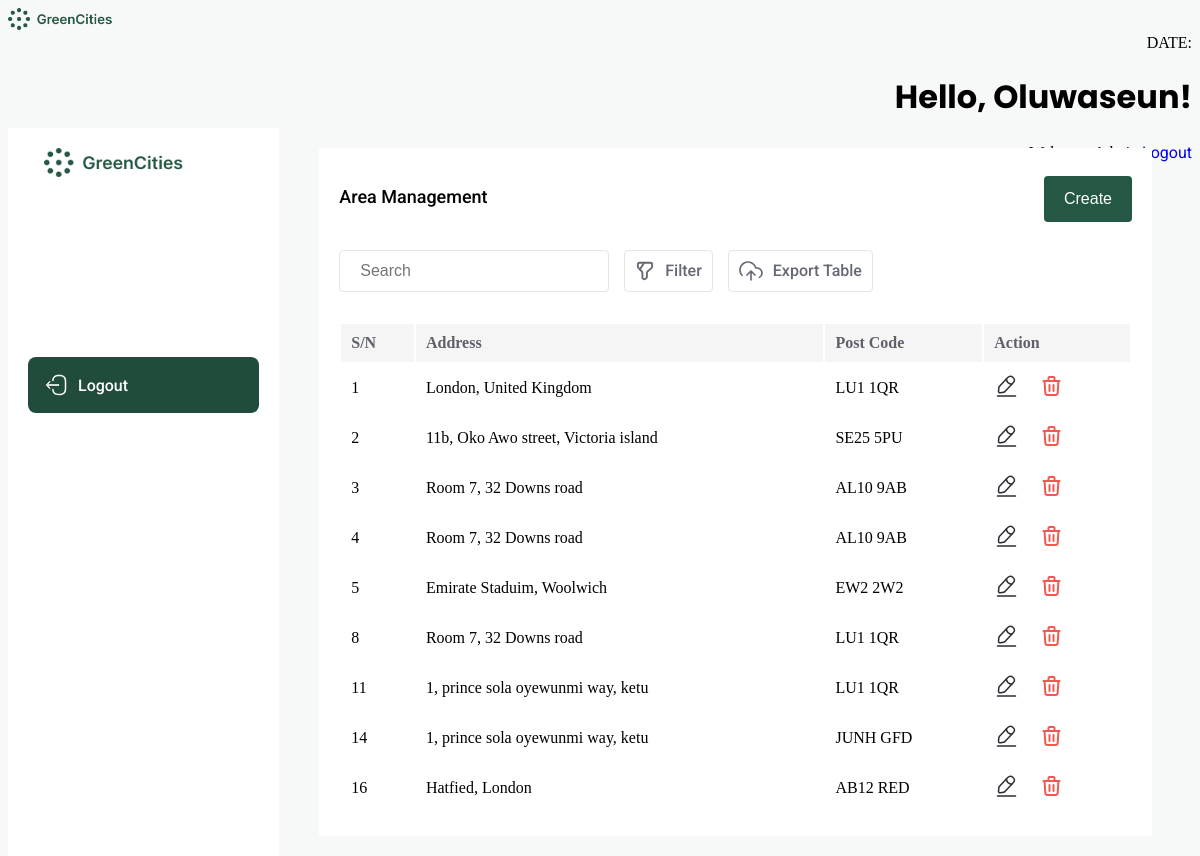
Screenshot of /area/index.php (signed in) with the database file from the repository.
### tables this page shows
CREATE TABLE `area` (
  `id` int(11) NOT NULL,
  `address` text NOT NULL,
  `postcode` varchar(10) NOT NULL,
  `user_id` int(11) NOT NULL
);

### area/index.php (the view, shortened to what this page needs)
<?php
$servername = "localhost";
$username = "root";
$password = "";
$dbname = "Green Alliance";
$conn = new mysqli($servername, $username, $password, $dbname);
$areaListQuery = "SELECT * FROM `area`";
$areaListResult = $conn->query($areaListQuery);
$areaListData = [];
if ($areaListResult->num_rows > 0) {
    while ($row = $areaListResult->fetch_assoc()) {
        $areaAddress = $row['address'];
        $areaPostCode = $row['postcode'];
        $areaId = $row['id'];
        $myMap = [
            "id" => $areaId,
            "postcode" => $areaPostCode,
            "address" => $areaAddress,
        ];
        $areaListData[] = $myMap;
    }
} else {
}
$templateData = array(
    "result" => $areaListData,
);
?>
<!DOCTYPE html>
<html lang="en">
<head>
</head>
<?php include ("../include/header.php"); ?>
<body>
    <div class="dashboard-container">
        <div class="sidebar">
            <img src="../images/banner.png" alt="logo" style="width: 200px; margin: 0 auto 70px; display: block;" />
            <a href="../logout.php">
                <div class="sidebar-item" style="margin: 100px 0 0;">
                    <p>Logout</p>
                </div>
            </a>
        </div>
        <div style="width: 100%;">
            <div style="background: white; margin: 20px 40px; padding: 20px;">
                <a href="./create.php">
                    <div style="display: flex; justify-content: space-between;">
                        <p style="font-size: 18px; font-weight: 500; color: black;">Area Management</p>
                        <button class="submit-btn">Create</button>
                    </div>
                </a>
                <div style="display:flex; gap: 15px; margin: 20px 0 30px;">
                    <input placeholder="Search" class="search" />
                    <div class="filter">
                        <p>Filter</p>
                    </div>
                    <div class="filter">
                        <p>Export Table</p>
                    </div>
                </div>
                <table class="table" style="width: 100%;">
                    <thead>
                        <tr style="background: #F5F5F6;">
                            <th scope="col" style="text-align: left">S/N</th>
                            <th scope="col" style="text-align: left">Address</th>
                            <th scope="col" style="text-align: left">Post Code</th>
                            <th scope="col" style="text-align: left">Action</th>
                        </tr>
                    </thead>
                    <tbody>
                        <?php foreach ($templateData['result'] as $option): ?>
                            <tr>
                                <td><?php echo $option["id"]; ?></td>
                                <td><?php echo $option["address"]; ?></td>
                                <td><?php echo $option["postcode"]; ?></td>
                                <td>
                                    <div style="display: flex; gap: 20px;">
                                        <a href="update.php?update=<?php echo $option['id'] ?>">
                                        </a>
                                        <a href="index.php?delete=<?php echo $option['id']; ?>">
                        </a>
                                    </div>
                                </td>
                            </tr>
                        <?php endforeach; ?>
                    </tbody>
                </table>
            </div>
        </div>
    </div>
</body>
</html>

### area/index.php (style rules this page uses)
p, span, a, label { font-family: "Roboto", sans-serif; }
body { background-color: #F7F8F8; height: 100vh; flex-direction: column; }
.sidebar { width: 300px; padding: 20px; flex-direction: column; display: flex; gap: 10px; background: white; }
.sidebar-item { display: flex; padding: 16px; border-radius: 8px; align-items: center; gap: 10px; background: #214C3B; text-decoration: none; }
.sidebar-item p { color: white; font-size: 16px; font-weight: 500; margin: 0; text-decoration: none; }
.dashboard-container { display: flex; }
.submit-btn { background-color: #245843; color: white; padding: 14px 20px; margin: 8px 0; border: none; border-radius: 4px; cursor: pointer; font-size: 16px; }
thead, tbody { width: 100%; border-radius: 6px; }
thead th { padding: 10px; color: #5E606A; }
thead tr { border-bottom: 1px solid #F5F5F6; }
tbody td { padding: 10px; }
.search { width: 270px; padding: 10px 20px; display: inline-block; border: 1px solid #5E606A29; border-radius: 4px; box-sizing: border-box; background: transparent; outline: none; font-size: 16px; }
.filter { display: flex; gap: 10px; align-content: center; padding: 10px; border: 1px solid #5E606A29; border-radius: 4px; }
.filter p { color: #666974; font-size: 16px; font-weight: 500; margin: 0; }
a { text-decoration: none; }

### rows the page displays
area: id "1", address "London, United Kingdom", postcode "LU1 1QR"
area: id "2", address "11b, Oko Awo street, Victoria island", postcode "SE25 5PU"
area: id "3", address "Room 7, 32 Downs road", postcode "AL10 9AB"
area: id "4", address "Room 7, 32 Downs road", postcode "AL10 9AB"
area: id "5", address "Emirate Staduim, Woolwich", postcode "EW2 2W2"
area: id "8", address "Room 7, 32 Downs road", postcode "LU1 1QR"
area: id "11", address "1, prince sola oyewunmi way, ketu", postcode "LU1 1QR"
area: id "14", address "1, prince sola oyewunmi way, ketu", postcode "JUNH GFD"
area: id "16", address "Hatfied, London", postcode "AB12 RED"

### other values shown
$name "Oluwaseun"
